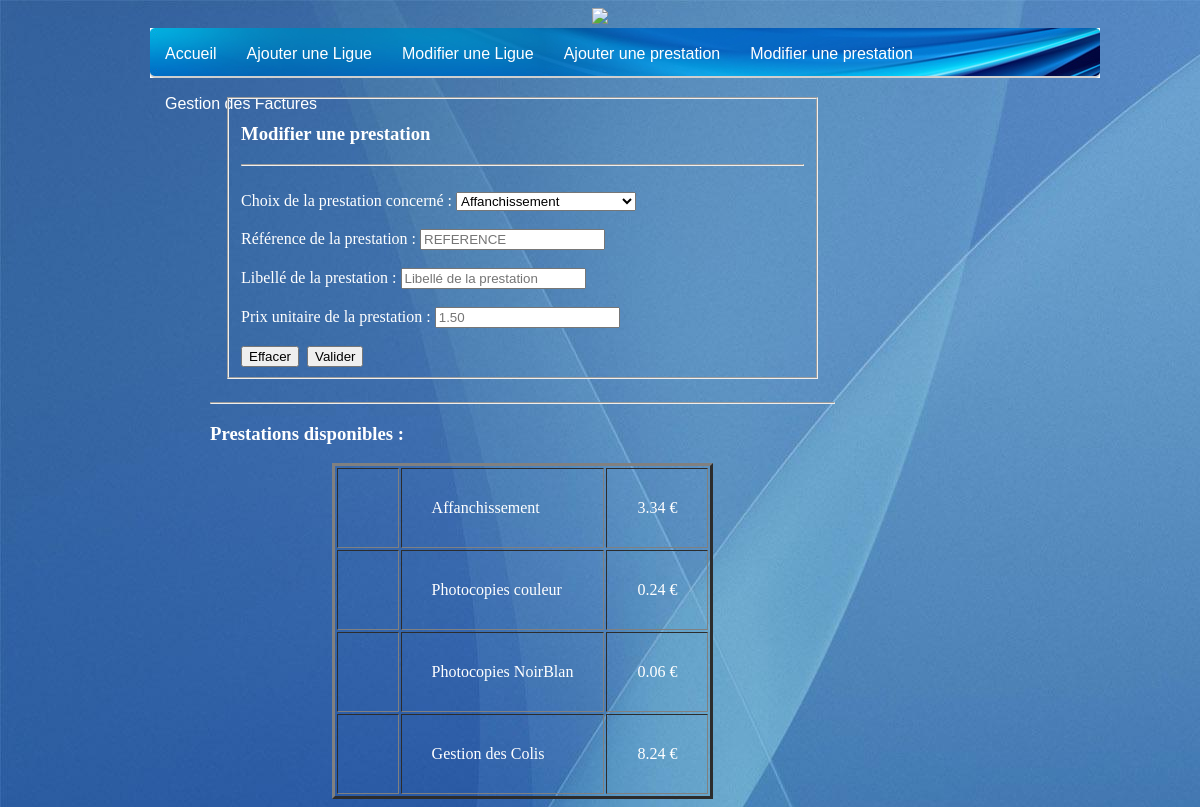
The page /modif_prestation.php on the database its author committed.
### tables this page shows
CREATE TABLE IF NOT EXISTS `prestation` (
  `codepres` int(11) NOT NULL,
  `libelle` varchar(20) NOT NULL,
  `prix_unitaire` float NOT NULL,
  PRIMARY KEY (`codepres`)
);

### modif_prestation.php (the view, shortened to what this page needs)
<?php require ("config.php");?>
<!DOCTYPE html>
<html>
    <head>
    <link rel="stylesheet" href="style.css" />
    </head>
    <body>
    <?php require 'header.php'; ?>
  	<section>
  		<?php
      $erreur = "";
      ?>
  		<article>
       <form action="modif_prestation.php" method="POST"><fieldset>
        <h3>Modifier une prestation</h3><hr />
        <?php echo $erreur;?><br>
        <label>Choix de la prestation concerné : </label>
        <?php
            echo '<select name="listpres" style=" width: 180px;">';
            $req = $bdd->query('SELECT * FROM prestation');
            while ($recup = $req->fetch())
            {
              echo '<option>'.$recup['libelle'];
            }
              echo "</select><br/><br/>";
        ?>
        <label>Référence de la prestation : </label><input type="text" name="reference" maxlength="10" placeholder="REFERENCE" /><br/><br/>
        <label>Libellé de la prestation : </label><input type="text" name="libelle" maxlength="25" placeholder="Libellé de la prestation" /><br/><br/>
        <label>Prix unitaire de la prestation : </label><input type="number" name ="prix_unitaire" placeholder="1.50" step="0.01" /><br/><br/>
        <input type="reset" value="Effacer" />&nbsp;&nbsp;<input type="submit" name="valider" value="Valider" />
        </fieldset>
       </form>
       <hr/>
       <div id ="listprestation">
        <h3>Prestations disponibles : </h3>
        <table border="3" align="center">
        <?php
          $listpres = $bdd->query("SELECT * FROM prestation");
          while ($donnees = $listpres->fetch())
          {
        ?>
        <tr>
          <td><strong><?php echo $donnees['reference']; ?></strong></td>
          <td><?php echo $donnees['libelle']; ?></td>
          <td><?php echo $donnees['prix_unitaire']; ?> € </td>
        </tr>
        <?php } $listpres->closeCursor(); ?>
        </table>
      </div>
  		</article>
  	</section>
    </body>
</html>

### style.css (style rules this page uses)
body { background: url("img/backfond.jpg"); text-align: justify; margin-left: 150px; margin-right: 150px; }
section { text-align: left; margin-left: 60px; margin-right: 200px; }
p, h1, form, label, legend #prestation_table, td, th { color: white; }
article, aside { display: inline-block; vertical-align: top; text-align: left; }
article { width: 625px; margin-right: 15px; }
form { margin: auto; padding: 15px; }
input { vertical-align: left; }
h3, h4 { color: white; }
#intranet td, table td { padding: 30px; }

### rows shown on the page
prestation: libelle "Affanchissement", prix_unitaire "3.34"
prestation: libelle "Photocopies couleur", prix_unitaire "0.24"
prestation: libelle "Photocopies NoirBlan", prix_unitaire "0.06"
prestation: libelle "Gestion des Colis", prix_unitaire "8.24"

### other values the page prints
form field listpres "Affanchissement"
